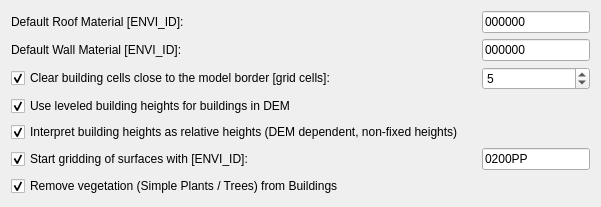
                    <widget class="QWidget" name="tab_4">
                     <attribute name="title">
                      <string>Additional Gridding Settings</string>
                     </attribute>
                     <layout class="QGridLayout" name="gridLayout_14">
                      <item row="1" column="0" colspan="2">
                       <widget class="QLabel" name="label_13">
                        <property name="text">
                         <string>Default Wall Material [ENVI_ID]:</string>
                        </property>
                       </widget>
                      </item>
                      <item row="5" column="0" colspan="3">
                       <widget class="QCheckBox" name="chk_startSurf">
                        <property name="text">
                         <string>Start gridding of surfaces with [ENVI_ID]:</string>
                        </property>
                        <property name="checked">
                         <bool>true</bool>
                        </property>
                       </widget>
                      </item>
                      <item row="0" column="0" colspan="2">
                       <widget class="QLabel" name="label_19">
                        <property name="text">
                         <string>Default Roof Material [ENVI_ID]:</string>
                        </property>
                       </widget>
                      </item>
                      <item row="5" column="3">
                       <widget class="QLineEdit" name="le_surfStart">
                        <property name="sizePolicy">
                         <sizepolicy hsizetype="Minimum" vsizetype="Fixed">
                          <horstretch>0</horstretch>
                          <verstretch>0</verstretch>
                         </sizepolicy>
                        </property>
                        <property name="text">
                         <string>0200PP</string>
                        </property>
                       </widget>
                      </item>
                      <item row="0" column="3">
                       <widget class="QLineEdit" name="le_defRoof">
                        <property name="text">
                         <string>000000</string>
                        </property>
                       </widget>
                      </item>
                      <item row="2" column="3">
                       <widget class="QgsSpinBox" name="se_bBorders">
                        <property name="maximum">
                         <number>999</number>
                        </property>
                        <property name="value">
                         <number>5</number>
                        </property>
                       </widget>
                      </item>
                      <item row="2" column="0" colspan="3">
                       <widget class="QCheckBox" name="chk_bBorders">
                        <property name="sizePolicy">
                         <sizepolicy hsizetype="Minimum" vsizetype="Fixed">
                          <horstretch>0</horstretch>
                          <verstretch>0</verstretch>
                         </sizepolicy>
                        </property>
                        <property name="text">
                         <string>Clear building cells close to the model border [grid cells]:</string>
                        </property>
                        <property name="checked">
                         <bool>true</bool>
                        </property>
                       </widget>
                      </item>
                      <item row="1" column="3">
                       <widget class="QLineEdit" name="le_defWall">
                        <property name="text">
                         <string>000000</string>
                        </property>
                       </widget>
                      </item>
                      <item row="3" column="0" colspan="3">
                       <widget class="QCheckBox" name="chk_bDEMLevel">
                        <property name="text">
                         <string>Use leveled building heights for buildings in DEM</string>
                        </property>
                        <property name="checked">
                         <bool>true</bool>
                        </property>
                       </widget>
                      </item>
                      <item row="7" column="0" colspan="3">
                       <widget class="QCheckBox" name="chk_bVeg">
                        <property name="text">
                         <string>Remove vegetation (Simple Plants / Trees) from Buildings</string>
                        </property>
                        <property name="checked">
                         <bool>true</bool>
                        </property>
                       </widget>
                      </item>
                      <item row="4" column="0">
                       <widget class="QCheckBox" name="chk_bFixedH">
                        <property name="text">
                         <string>Interpret building heights as relative heights (DEM dependent, non-fixed heights)</string>
                        </property>
                        <property name="checked">
                         <bool>true</bool>
                        </property>
                       </widget>
                      </item>
                     </layout>
                    </widget>
